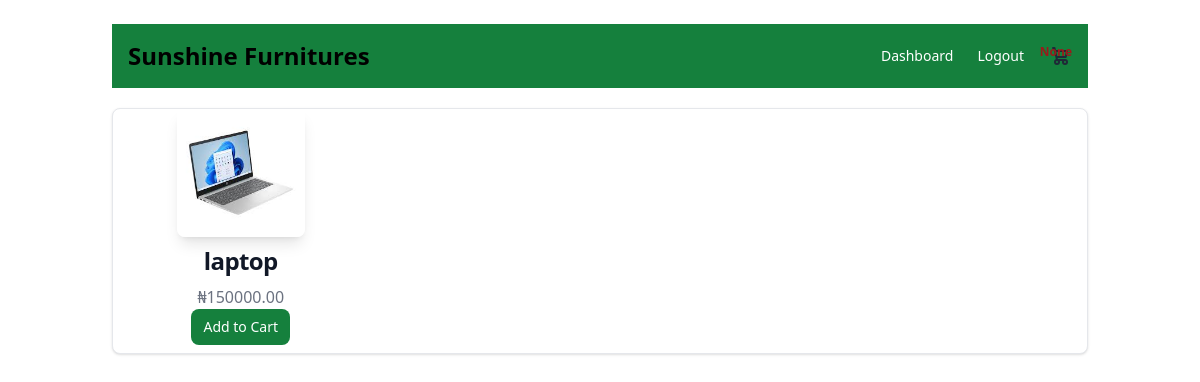
/ (signed in), run on an earlier commit of the app's database.
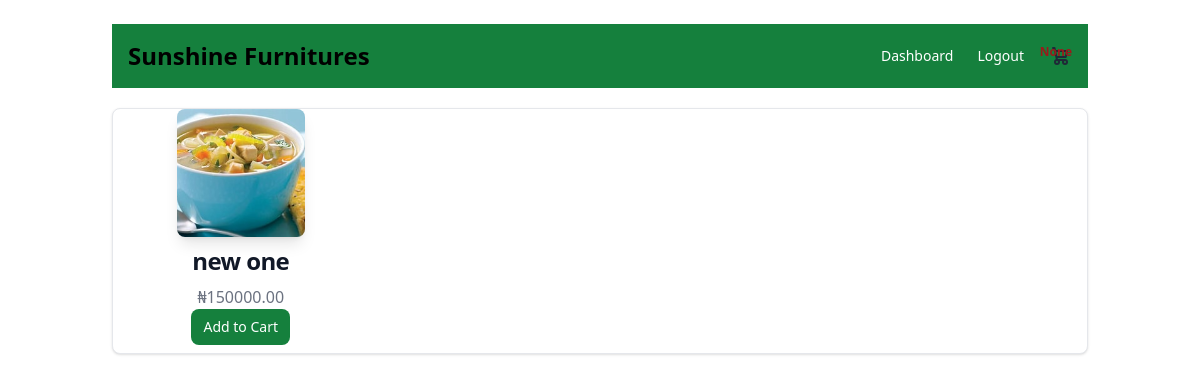
And on a later commit of the database.
### Store/models.py (models this page shows, shortened)
class Product(models.Model):
    store = models.ForeignKey(Mystore, on_delete=models.CASCADE)
    name = models.CharField(max_length=50)
    price = models.PositiveIntegerField(default=1)
    description = models.CharField(max_length=100)
    image = models.ImageField(upload_to='productimages')

### User/views.py (the view)
# urls.py: path('',views.index, name='index' ),
@login_required
def index(request):
    cart_count = Cart.objects.filter(user=request.user).aggregate(Sum('quantity'))['quantity__sum']
    products = Product.objects.all()
    store = Mystore.objects.filter(owner=request.user)
    return render(request, "User/index.html", {"cart_count": cart_count, 'products': products, 'store': store})

### User/templates/User/index.html (shortened to what this page needs)
{% extends "User/base.html"%}
{% block content %}
<nav class="bg-green-700 border-white dark:bg-green-900">
    <div class="flex flex-wrap justify-between items-center mx-auto max-w-screen-xl p-4">
        <a href="https://flowbite.com" class="flex items-center space-x-3 rtl:space-x-reverse">
            <span class="self-center text-2xl font-semibold whitespace-nowrap dark:text-white">Sunshine Furnitures</span>
        </a>
        <div class="flex items-center space-x-6 rtl:space-x-reverse">
            {% if user.is_authenticated %}
            {%if request.user.role == "buyer"%}
            <a href="{% url "buyerdashboard"%}" class="text-sm  text-white dark:text-white hover:underline">Dashboard</a>
            {%endif%}
            <a href="{% url "logout"%}" class="text-sm  text-white dark:text-white hover:underline">Logout</a>
            {% else %}
                <a href="{% url "signup"%}" class="text-sm  text-white dark:text-white hover:underline">Create Account</a>
                <a href="{% url "signin"%}" class="text-sm  text-white dark:text-white hover:underline">Login</a>
            {% endif %}
            <a href="{% url 'view_cart' %}" class="relative inline-block">
              <span class="text-xs text-red-800 absolute top-0 font-bold right-0">{{cart_count}}</span>
            </a>
        </div>
    </div>
</nav>
<div class="bg-white border border-gray-200 mt-5 grid grid-cols-1 sm:grid-cols-2 lg:grid-cols-4 gap-4 px-4 rounded-lg shadow">
    {% for product in products %}
    <div class="border-gray-200">
        <a href="{% url "product_detail" product.id%}">
            <img class="w-32 h-32 object-cover mx-auto rounded-lg shadow-lg" src="{{ product.image.url|default:'#' }}" alt="{{ product.name }}" />
        </a>
        <div class="p-2 text-center">
            <a href="{% url "product_detail" product.id%}">
                <h5 class="mb-2 text-2xl font-bold tracking-tight text-gray-900">{{ product.name }}</h5>
            </a>
            <p class="text-gray-500">₦{{ product.price|floatformat:2 }}</p>
            <form action="{% url 'add_to_cart' product.id %}" method="POST">
                <button type="submit" class="inline-flex items-center px-3 py-2 text-sm font-medium text-center text-white bg-green-700 rounded-lg hover:bg-green-800 focus:ring-4 focus:outline-none focus:ring-green-300 dark:bg-green-600 dark:hover:bg-green-700 dark:focus:ring-green-800">
                    Add to Cart
                </button>
            </form>
        </div>
    </div>
    {% empty %}
    <p class="text-center col-span-full text-gray-500">No products available.</p>
    {% endfor %}
</div>
</div>
{% endblock content %}

What changed in the data, as far as the page shows it:
changed Product: image: a different picture; name "laptop" → "new one"
